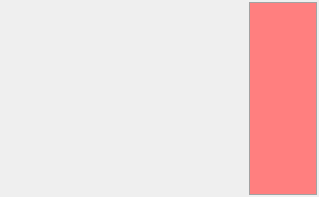
<?xml version="1.0" encoding="UTF-8"?>
<ui version="4.0">
 <class>Form</class>
 <widget class="QWidget" name="Form">
  <property name="geometry">
   <rect>
    <x>0</x>
    <y>0</y>
    <width>319</width>
    <height>197</height>
   </rect>
  </property>
  <property name="sizePolicy">
   <sizepolicy hsizetype="Minimum" vsizetype="Minimum">
    <horstretch>0</horstretch>
    <verstretch>0</verstretch>
   </sizepolicy>
  </property>
  <property name="focusPolicy">
   <enum>Qt::StrongFocus</enum>
  </property>
  <property name="contextMenuPolicy">
   <enum>Qt::DefaultContextMenu</enum>
  </property>
  <property name="windowTitle">
   <string>Form</string>
  </property>
  <property name="styleSheet">
   <string notr="true"/>
  </property>
  <layout class="QVBoxLayout" name="verticalLayout">
   <property name="spacing">
    <number>2</number>
   </property>
   <property name="leftMargin">
    <number>2</number>
   </property>
   <property name="topMargin">
    <number>2</number>
   </property>
   <property name="rightMargin">
    <number>2</number>
   </property>
   <property name="bottomMargin">
    <number>2</number>
   </property>
   <item>
    <layout class="QHBoxLayout" name="horizontalLayout">
     <property name="spacing">
      <number>0</number>
     </property>
     <item>
      <widget class="QLabel" name="Preview">
       <property name="sizePolicy">
        <sizepolicy hsizetype="Expanding" vsizetype="Expanding">
         <horstretch>0</horstretch>
         <verstretch>0</verstretch>
        </sizepolicy>
       </property>
       <property name="text">
        <string/>
       </property>
       <property name="scaledContents">
        <bool>true</bool>
       </property>
      </widget>
     </item>
     <item>
      <widget class="QPushButton" name="Delete">
       <property name="sizePolicy">
        <sizepolicy hsizetype="Fixed" vsizetype="Expanding">
         <horstretch>0</horstretch>
         <verstretch>0</verstretch>
        </sizepolicy>
       </property>
       <property name="styleSheet">
        <string notr="true">QPushButton::hover {
background: #7badc1
} 
QPushButton { border: 1px solid#A2a2a2; background: #FF7F7F; color: #1a82b1;font-size:14pt; font-family: voestalpine; padding:10px 10px;}</string>
       </property>
       <property name="text">
        <string/>
       </property>
       <property name="icon">
        <iconset>
         <normaloff>../Images/Delete.png</normaloff>../Images/Delete.png</iconset>
       </property>
       <property name="iconSize">
        <size>
         <width>24</width>
         <height>24</height>
        </size>
       </property>
      </widget>
     </item>
    </layout>
   </item>
  </layout>
 </widget>
 <resources/>
 <connections/>
</ui>
